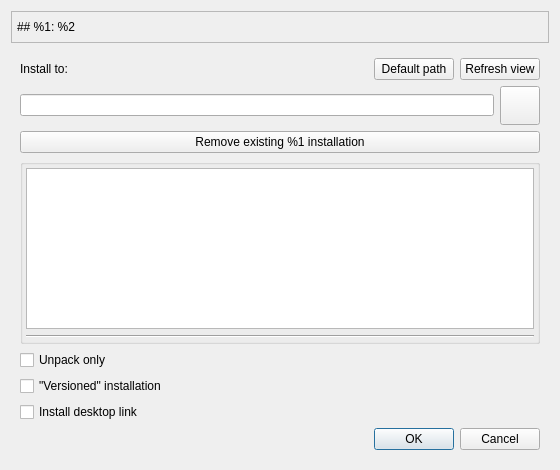
<?xml version="1.0" encoding="UTF-8"?>
<ui version="4.0">
 <class>Installer</class>
 <widget class="QWidget" name="Installer">
  <property name="geometry">
   <rect>
    <x>0</x>
    <y>0</y>
    <width>560</width>
    <height>470</height>
   </rect>
  </property>
  <property name="windowTitle">
   <string>FET Installer</string>
  </property>
  <layout class="QVBoxLayout" name="verticalLayout_2">
   <item>
    <widget class="QFrame" name="frame">
     <property name="maximumSize">
      <size>
       <width>16777215</width>
       <height>80</height>
      </size>
     </property>
     <property name="frameShape">
      <enum>QFrame::Shape::StyledPanel</enum>
     </property>
     <property name="frameShadow">
      <enum>QFrame::Shadow::Raised</enum>
     </property>
     <layout class="QHBoxLayout" name="horizontalLayout" stretch="0,0,0">
      <property name="leftMargin">
       <number>5</number>
      </property>
      <property name="topMargin">
       <number>5</number>
      </property>
      <property name="rightMargin">
       <number>5</number>
      </property>
      <property name="bottomMargin">
       <number>5</number>
      </property>
      <item>
       <widget class="QLabel" name="label_title">
        <property name="maximumSize">
         <size>
          <width>16777215</width>
          <height>80</height>
         </size>
        </property>
        <property name="text">
         <string>## %1: %2</string>
        </property>
        <property name="textFormat">
         <enum>Qt::TextFormat::MarkdownText</enum>
        </property>
        <property name="scaledContents">
         <bool>false</bool>
        </property>
       </widget>
      </item>
      <item>
       <spacer name="horizontalSpacer">
        <property name="orientation">
         <enum>Qt::Orientation::Horizontal</enum>
        </property>
        <property name="sizeHint" stdset="0">
         <size>
          <width>40</width>
          <height>20</height>
         </size>
        </property>
       </spacer>
      </item>
      <item>
       <widget class="QLabel" name="label_icon">
        <property name="sizePolicy">
         <sizepolicy hsizetype="Fixed" vsizetype="Fixed">
          <horstretch>0</horstretch>
          <verstretch>0</verstretch>
         </sizepolicy>
        </property>
        <property name="text">
         <string notr="true"/>
        </property>
        <property name="textFormat">
         <enum>Qt::TextFormat::PlainText</enum>
        </property>
        <property name="pixmap">
         <pixmap resource="installer_resources.qrc">:/icons/icons/installer.svg</pixmap>
        </property>
        <property name="scaledContents">
         <bool>false</bool>
        </property>
        <property name="alignment">
         <set>Qt::AlignmentFlag::AlignCenter</set>
        </property>
       </widget>
      </item>
     </layout>
    </widget>
   </item>
   <item>
    <widget class="QStackedWidget" name="stackedWidget">
     <property name="currentIndex">
      <number>2</number>
     </property>
     <widget class="QWidget" name="page_0">
      <layout class="QVBoxLayout" name="verticalLayout_4">
       <item>
        <widget class="QLabel" name="label_page_0">
         <property name="text">
          <string>### %1 Installer: self-check</string>
         </property>
         <property name="textFormat">
          <enum>Qt::TextFormat::MarkdownText</enum>
         </property>
        </widget>
       </item>
       <item>
        <widget class="QPlainTextEdit" name="messages_0">
         <property name="styleSheet">
          <string notr="true"/>
         </property>
        </widget>
       </item>
       <item>
        <widget class="Line" name="line">
         <property name="orientation">
          <enum>Qt::Orientation::Horizontal</enum>
         </property>
        </widget>
       </item>
       <item>
        <widget class="QDialogButtonBox" name="buttonBox_0">
         <property name="standardButtons">
          <set>QDialogButtonBox::StandardButton::Cancel|QDialogButtonBox::StandardButton::Ok</set>
         </property>
        </widget>
       </item>
      </layout>
     </widget>
     <widget class="QWidget" name="page_1">
      <layout class="QVBoxLayout" name="verticalLayout">
       <item>
        <widget class="QLabel" name="label_page_1">
         <property name="sizePolicy">
          <sizepolicy hsizetype="Preferred" vsizetype="Minimum">
           <horstretch>0</horstretch>
           <verstretch>0</verstretch>
          </sizepolicy>
         </property>
         <property name="text">
          <string>### %1 Installer

####

This will install %1 for the current user, by default in a local applications folder, but the installation location can be changed.

The application is normally registered as &quot;%1&quot;, but it can also be installed in a &quot;versioned&quot; form parallel to other installations of the application with different versions.

A further possibility is to just unpack the installation directory without registering it in the desktop,</string>
         </property>
         <property name="textFormat">
          <enum>Qt::TextFormat::MarkdownText</enum>
         </property>
         <property name="wordWrap">
          <bool>true</bool>
         </property>
        </widget>
       </item>
       <item>
        <spacer name="verticalSpacer">
         <property name="orientation">
          <enum>Qt::Orientation::Vertical</enum>
         </property>
         <property name="sizeHint" stdset="0">
          <size>
           <width>20</width>
           <height>20</height>
          </size>
         </property>
        </spacer>
       </item>
       <item>
        <widget class="QDialogButtonBox" name="buttonBox_1">
         <property name="standardButtons">
          <set>QDialogButtonBox::StandardButton::Cancel|QDialogButtonBox::StandardButton::Ok</set>
         </property>
        </widget>
       </item>
      </layout>
     </widget>
     <widget class="QWidget" name="page_2">
      <layout class="QVBoxLayout" name="verticalLayout_3">
       <item>
        <layout class="QHBoxLayout" name="horizontalLayout_3">
         <item>
          <widget class="QLabel" name="label_3">
           <property name="text">
            <string>Install to:</string>
           </property>
          </widget>
         </item>
         <item>
          <spacer name="horizontalSpacer_2">
           <property name="orientation">
            <enum>Qt::Orientation::Horizontal</enum>
           </property>
           <property name="sizeHint" stdset="0">
            <size>
             <width>40</width>
             <height>20</height>
            </size>
           </property>
          </spacer>
         </item>
         <item>
          <widget class="QPushButton" name="setDefaultPath">
           <property name="text">
            <string>Default path</string>
           </property>
          </widget>
         </item>
         <item>
          <widget class="QPushButton" name="refresh_2">
           <property name="toolTip">
            <string>This may be necessary if manual changes have been made to the installation destination.</string>
           </property>
           <property name="text">
            <string>Refresh view</string>
           </property>
          </widget>
         </item>
        </layout>
       </item>
       <item>
        <layout class="QHBoxLayout" name="horizontalLayout_2">
         <item>
          <widget class="QLineEdit" name="installPath">
           <property name="readOnly">
            <bool>true</bool>
           </property>
          </widget>
         </item>
         <item>
          <widget class="QToolButton" name="installPathBrowse">
           <property name="toolTip">
            <string>Browse</string>
           </property>
           <property name="icon">
            <iconset theme="QIcon::ThemeIcon::FolderOpen"/>
           </property>
           <property name="iconSize">
            <size>
             <width>32</width>
             <height>32</height>
            </size>
           </property>
          </widget>
         </item>
        </layout>
       </item>
       <item>
        <widget class="QPushButton" name="removeExisting">
         <property name="text">
          <string>Remove existing %1 installation</string>
         </property>
        </widget>
       </item>
       <item>
        <widget class="QGroupBox" name="overwriteBox">
         <property name="title">
          <string/>
         </property>
         <layout class="QVBoxLayout" name="verticalLayout_7">
          <property name="leftMargin">
           <number>3</number>
          </property>
          <property name="topMargin">
           <number>3</number>
          </property>
          <property name="rightMargin">
           <number>3</number>
          </property>
          <property name="bottomMargin">
           <number>3</number>
          </property>
          <item>
           <widget class="QPlainTextEdit" name="check_destination">
            <property name="styleSheet">
             <string notr="true"/>
            </property>
            <property name="readOnly">
             <bool>true</bool>
            </property>
           </widget>
          </item>
          <item>
           <widget class="Line" name="line_2">
            <property name="orientation">
             <enum>Qt::Orientation::Horizontal</enum>
            </property>
           </widget>
          </item>
         </layout>
        </widget>
       </item>
       <item>
        <widget class="QCheckBox" name="unpack_only">
         <property name="text">
          <string>Unpack only</string>
         </property>
        </widget>
       </item>
       <item>
        <widget class="QCheckBox" name="versioned">
         <property name="text">
          <string>&quot;Versioned&quot; installation</string>
         </property>
        </widget>
       </item>
       <item>
        <widget class="QCheckBox" name="installDesktopLink">
         <property name="text">
          <string>Install desktop link</string>
         </property>
        </widget>
       </item>
       <item>
        <widget class="QDialogButtonBox" name="buttonBox_2">
         <property name="standardButtons">
          <set>QDialogButtonBox::StandardButton::Cancel|QDialogButtonBox::StandardButton::Ok</set>
         </property>
        </widget>
       </item>
      </layout>
     </widget>
     <widget class="QWidget" name="page_3">
      <layout class="QVBoxLayout" name="verticalLayout_6">
       <item>
        <widget class="QLabel" name="label_6">
         <property name="text">
          <string>Copying the files ...</string>
         </property>
        </widget>
       </item>
       <item>
        <widget class="QProgressBar" name="installProgress">
         <property name="value">
          <number>24</number>
         </property>
        </widget>
       </item>
       <item>
        <widget class="QPlainTextEdit" name="installDetails">
         <property name="readOnly">
          <bool>true</bool>
         </property>
         <property name="plainText">
          <string/>
         </property>
        </widget>
       </item>
       <item>
        <widget class="QCheckBox" name="launch">
         <property name="text">
          <string>Launch %1</string>
         </property>
         <property name="checked">
          <bool>true</bool>
         </property>
        </widget>
       </item>
       <item>
        <widget class="QDialogButtonBox" name="buttonBox_3">
         <property name="standardButtons">
          <set>QDialogButtonBox::StandardButton::Ok</set>
         </property>
        </widget>
       </item>
      </layout>
     </widget>
     <widget class="QWidget" name="page_4">
      <layout class="QVBoxLayout" name="verticalLayout_10">
       <item>
        <widget class="QLabel" name="label_5">
         <property name="text">
          <string>### Remove incomplete installation</string>
         </property>
         <property name="textFormat">
          <enum>Qt::TextFormat::MarkdownText</enum>
         </property>
        </widget>
       </item>
       <item>
        <widget class="QPlainTextEdit" name="uninstall">
         <property name="readOnly">
          <bool>true</bool>
         </property>
        </widget>
       </item>
       <item>
        <widget class="QDialogButtonBox" name="buttonBox_4">
         <property name="standardButtons">
          <set>QDialogButtonBox::StandardButton::Ok</set>
         </property>
        </widget>
       </item>
      </layout>
     </widget>
    </widget>
   </item>
  </layout>
 </widget>
 <resources>
  <include location="installer_resources.qrc"/>
 </resources>
 <connections>
  <connection>
   <sender>unpack_only</sender>
   <signal>toggled(bool)</signal>
   <receiver>versioned</receiver>
   <slot>setHidden(bool)</slot>
   <hints>
    <hint type="sourcelabel">
     <x>95</x>
     <y>338</y>
    </hint>
    <hint type="destinationlabel">
     <x>106</x>
     <y>378</y>
    </hint>
   </hints>
  </connection>
  <connection>
   <sender>unpack_only</sender>
   <signal>toggled(bool)</signal>
   <receiver>installDesktopLink</receiver>
   <slot>setHidden(bool)</slot>
   <hints>
    <hint type="sourcelabel">
     <x>248</x>
     <y>342</y>
    </hint>
    <hint type="destinationlabel">
     <x>248</x>
     <y>410</y>
    </hint>
   </hints>
  </connection>
 </connections>
</ui>
